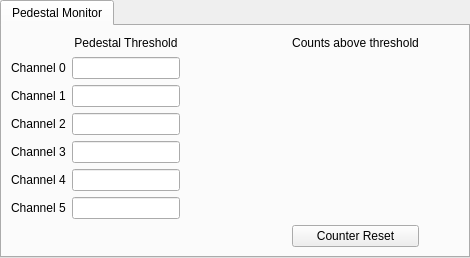
        <widget class="QTabWidget" name="tabWidget_3">
         <property name="currentIndex">
          <number>0</number>
         </property>
         <widget class="QWidget" name="tab_3">
          <attribute name="title">
           <string>Pedestal Monitor</string>
          </attribute>
          <layout class="QGridLayout" name="gridLayout_9">
           <item row="0" column="1">
            <spacer name="horizontalSpacer_3">
             <property name="orientation">
              <enum>Qt::Horizontal</enum>
             </property>
             <property name="sizeHint" stdset="0">
              <size>
               <width>40</width>
               <height>20</height>
              </size>
             </property>
            </spacer>
           </item>
           <item row="0" column="0">
            <layout class="QGridLayout" name="gridLayout_8">
             <item row="1" column="2">
              <widget class="PyDMLabel" name="PyDMLabel_64">
               <property name="minimumSize">
                <size>
                 <width>100</width>
                 <height>0</height>
                </size>
               </property>
               <property name="toolTip">
                <string/>
               </property>
               <property name="alignment">
                <set>Qt::AlignCenter</set>
               </property>
               <property name="alarmSensitiveContent" stdset="0">
                <bool>true</bool>
               </property>
               <property name="channel" stdset="0">
                <string>ca://${P}:LC${LCLS}_ANA_BLM_THR_0_RBV</string>
               </property>
              </widget>
             </item>
             <item row="2" column="3">
              <widget class="PyDMLabel" name="PyDMLabel_71">
               <property name="minimumSize">
                <size>
                 <width>100</width>
                 <height>0</height>
                </size>
               </property>
               <property name="toolTip">
                <string/>
               </property>
               <property name="alignment">
                <set>Qt::AlignCenter</set>
               </property>
               <property name="rules" stdset="0">
                <string>[{&quot;name&quot;: &quot;New Rule&quot;, &quot;property&quot;: &quot;Text&quot;, &quot;initial_value&quot;: &quot;&quot;, &quot;expression&quot;: &quot;'0x{:X}'.format(ch[0] if ch[0]&gt;=0 else ch[0]+2**32)&quot;, &quot;channels&quot;: [{&quot;channel&quot;: &quot;ca://${P}:ANA_OVERTHR_CNT_1&quot;, &quot;trigger&quot;: true, &quot;use_enum&quot;: true}]}]</string>
               </property>
               <property name="precision" stdset="0">
                <number>0</number>
               </property>
               <property name="showUnits" stdset="0">
                <bool>false</bool>
               </property>
               <property name="precisionFromPV" stdset="0">
                <bool>true</bool>
               </property>
               <property name="alarmSensitiveContent" stdset="0">
                <bool>true</bool>
               </property>
               <property name="alarmSensitiveBorder" stdset="0">
                <bool>true</bool>
               </property>
               <property name="PyDMToolTip" stdset="0">
                <string/>
               </property>
               <property name="channel" stdset="0">
                <string/>
               </property>
              </widget>
             </item>
             <item row="6" column="0">
              <widget class="QLabel" name="label_30">
               <property name="text">
                <string>Channel 5</string>
               </property>
              </widget>
             </item>
             <item row="3" column="0">
              <widget class="QLabel" name="label_27">
               <property name="text">
                <string>Channel 2</string>
               </property>
              </widget>
             </item>
             <item row="1" column="0">
              <widget class="QLabel" name="label_25">
               <property name="text">
                <string>Channel 0</string>
               </property>
              </widget>
             </item>
             <item row="5" column="2">
              <widget class="PyDMLabel" name="PyDMLabel_69">
               <property name="minimumSize">
                <size>
                 <width>100</width>
                 <height>0</height>
                </size>
               </property>
               <property name="toolTip">
                <string/>
               </property>
               <property name="alignment">
                <set>Qt::AlignCenter</set>
               </property>
               <property name="precision" stdset="0">
                <number>0</number>
               </property>
               <property name="showUnits" stdset="0">
                <bool>false</bool>
               </property>
               <property name="precisionFromPV" stdset="0">
                <bool>true</bool>
               </property>
               <property name="alarmSensitiveContent" stdset="0">
                <bool>true</bool>
               </property>
               <property name="alarmSensitiveBorder" stdset="0">
                <bool>true</bool>
               </property>
               <property name="PyDMToolTip" stdset="0">
                <string/>
               </property>
               <property name="channel" stdset="0">
                <string>ca://${P}:LC${LCLS}_ANA_BLM_THR_4_RBV</string>
               </property>
              </widget>
             </item>
             <item row="2" column="0">
              <widget class="QLabel" name="label_26">
               <property name="text">
                <string>Channel 1</string>
               </property>
              </widget>
             </item>
             <item row="4" column="2">
              <widget class="PyDMLabel" name="PyDMLabel_68">
               <property name="minimumSize">
                <size>
                 <width>100</width>
                 <height>0</height>
                </size>
               </property>
               <property name="toolTip">
                <string/>
               </property>
               <property name="alignment">
                <set>Qt::AlignCenter</set>
               </property>
               <property name="precision" stdset="0">
                <number>0</number>
               </property>
               <property name="showUnits" stdset="0">
                <bool>false</bool>
               </property>
               <property name="precisionFromPV" stdset="0">
                <bool>true</bool>
               </property>
               <property name="alarmSensitiveContent" stdset="0">
                <bool>true</bool>
               </property>
               <property name="alarmSensitiveBorder" stdset="0">
                <bool>true</bool>
               </property>
               <property name="PyDMToolTip" stdset="0">
                <string/>
               </property>
               <property name="channel" stdset="0">
                <string>ca://${P}:LC${LCLS}_ANA_BLM_THR_3_RBV</string>
               </property>
              </widget>
             </item>
             <item row="3" column="3">
              <widget class="PyDMLabel" name="PyDMLabel_72">
               <property name="minimumSize">
                <size>
                 <width>100</width>
                 <height>0</height>
                </size>
               </property>
               <property name="toolTip">
                <string/>
               </property>
               <property name="alignment">
                <set>Qt::AlignCenter</set>
               </property>
               <property name="rules" stdset="0">
                <string>[{&quot;name&quot;: &quot;New Rule&quot;, &quot;property&quot;: &quot;Text&quot;, &quot;initial_value&quot;: &quot;&quot;, &quot;expression&quot;: &quot;'0x{:X}'.format(ch[0] if ch[0]&gt;=0 else ch[0]+2**32)&quot;, &quot;channels&quot;: [{&quot;channel&quot;: &quot;ca://${P}:ANA_OVERTHR_CNT_2&quot;, &quot;trigger&quot;: true, &quot;use_enum&quot;: true}]}]</string>
               </property>
               <property name="precision" stdset="0">
                <number>0</number>
               </property>
               <property name="showUnits" stdset="0">
                <bool>false</bool>
               </property>
               <property name="precisionFromPV" stdset="0">
                <bool>true</bool>
               </property>
               <property name="alarmSensitiveContent" stdset="0">
                <bool>true</bool>
               </property>
               <property name="alarmSensitiveBorder" stdset="0">
                <bool>true</bool>
               </property>
               <property name="PyDMToolTip" stdset="0">
                <string/>
               </property>
               <property name="channel" stdset="0">
                <string/>
               </property>
              </widget>
             </item>
             <item row="5" column="3">
              <widget class="PyDMLabel" name="PyDMLabel_74">
               <property name="minimumSize">
                <size>
                 <width>100</width>
                 <height>0</height>
                </size>
               </property>
               <property name="toolTip">
                <string/>
               </property>
               <property name="alignment">
                <set>Qt::AlignCenter</set>
               </property>
               <property name="rules" stdset="0">
                <string>[{&quot;name&quot;: &quot;New Rule&quot;, &quot;property&quot;: &quot;Text&quot;, &quot;initial_value&quot;: &quot;&quot;, &quot;expression&quot;: &quot;'0x{:X}'.format(ch[0] if ch[0]&gt;=0 else ch[0]+2**32)&quot;, &quot;channels&quot;: [{&quot;channel&quot;: &quot;ca://${P}:ANA_OVERTHR_CNT_4&quot;, &quot;trigger&quot;: true, &quot;use_enum&quot;: true}]}]</string>
               </property>
               <property name="precision" stdset="0">
                <number>0</number>
               </property>
               <property name="showUnits" stdset="0">
                <bool>false</bool>
               </property>
               <property name="precisionFromPV" stdset="0">
                <bool>true</bool>
               </property>
               <property name="alarmSensitiveContent" stdset="0">
                <bool>true</bool>
               </property>
               <property name="alarmSensitiveBorder" stdset="0">
                <bool>true</bool>
               </property>
               <property name="PyDMToolTip" stdset="0">
                <string/>
               </property>
               <property name="channel" stdset="0">
                <string/>
               </property>
              </widget>
             </item>
             <item row="6" column="3">
              <widget class="PyDMLabel" name="PyDMLabel_75">
               <property name="minimumSize">
                <size>
                 <width>100</width>
                 <height>0</height>
                </size>
               </property>
               <property name="toolTip">
                <string/>
               </property>
               <property name="alignment">
                <set>Qt::AlignCenter</set>
               </property>
               <property name="rules" stdset="0">
                <string>[{&quot;name&quot;: &quot;New Rule&quot;, &quot;property&quot;: &quot;Text&quot;, &quot;initial_value&quot;: &quot;&quot;, &quot;expression&quot;: &quot;'0x{:X}'.format(ch[0] if ch[0]&gt;=0 else ch[0]+2**32)&quot;, &quot;channels&quot;: [{&quot;channel&quot;: &quot;ca://${P}:ANA_OVERTHR_CNT_5&quot;, &quot;trigger&quot;: true, &quot;use_enum&quot;: true}]}]</string>
               </property>
               <property name="precision" stdset="0">
                <number>0</number>
               </property>
               <property name="showUnits" stdset="0">
                <bool>false</bool>
               </property>
               <property name="precisionFromPV" stdset="0">
                <bool>true</bool>
               </property>
               <property name="alarmSensitiveContent" stdset="0">
                <bool>true</bool>
               </property>
               <property name="alarmSensitiveBorder" stdset="0">
                <bool>true</bool>
               </property>
               <property name="PyDMToolTip" stdset="0">
                <string/>
               </property>
               <property name="channel" stdset="0">
                <string/>
               </property>
              </widget>
             </item>
             <item row="6" column="1">
              <widget class="PyDMLineEdit" name="PyDMLineEdit_60">
               <property name="maximumSize">
                <size>
                 <width>130</width>
                 <height>16777215</height>
                </size>
               </property>
               <property name="toolTip">
                <string/>
               </property>
               <property name="alignment">
                <set>Qt::AlignCenter</set>
               </property>
               <property name="precision" stdset="0">
                <number>0</number>
               </property>
               <property name="showUnits" stdset="0">
                <bool>false</bool>
               </property>
               <property name="precisionFromPV" stdset="0">
                <bool>true</bool>
               </property>
               <property name="alarmSensitiveContent" stdset="0">
                <bool>false</bool>
               </property>
               <property name="alarmSensitiveBorder" stdset="0">
                <bool>true</bool>
               </property>
               <property name="PyDMToolTip" stdset="0">
                <string/>
               </property>
               <property name="channel" stdset="0">
                <string>ca://${P}:LC${LCLS}_ANA_BLM_THR_5</string>
               </property>
              </widget>
             </item>
             <item row="3" column="1">
              <widget class="PyDMLineEdit" name="PyDMLineEdit_57">
               <property name="maximumSize">
                <size>
                 <width>130</width>
                 <height>16777215</height>
                </size>
               </property>
               <property name="toolTip">
                <string/>
               </property>
               <property name="alignment">
                <set>Qt::AlignCenter</set>
               </property>
               <property name="precision" stdset="0">
                <number>0</number>
               </property>
               <property name="showUnits" stdset="0">
                <bool>false</bool>
               </property>
               <property name="precisionFromPV" stdset="0">
                <bool>true</bool>
               </property>
               <property name="alarmSensitiveContent" stdset="0">
                <bool>false</bool>
               </property>
               <property name="alarmSensitiveBorder" stdset="0">
                <bool>true</bool>
               </property>
               <property name="PyDMToolTip" stdset="0">
                <string/>
               </property>
               <property name="channel" stdset="0">
                <string>ca://${P}:LC${LCLS}_ANA_BLM_THR_2</string>
               </property>
              </widget>
             </item>
             <item row="2" column="1">
              <widget class="PyDMLineEdit" name="PyDMLineEdit_56">
               <property name="maximumSize">
                <size>
                 <width>130</width>
                 <height>16777215</height>
                </size>
               </property>
               <property name="toolTip">
                <string/>
               </property>
               <property name="alignment">
                <set>Qt::AlignCenter</set>
               </property>
               <property name="precision" stdset="0">
                <number>0</number>
               </property>
               <property name="showUnits" stdset="0">
                <bool>false</bool>
               </property>
               <property name="precisionFromPV" stdset="0">
                <bool>true</bool>
               </property>
               <property name="alarmSensitiveContent" stdset="0">
                <bool>false</bool>
               </property>
               <property name="alarmSensitiveBorder" stdset="0">
                <bool>true</bool>
               </property>
               <property name="PyDMToolTip" stdset="0">
                <string/>
               </property>
               <property name="channel" stdset="0">
                <string>ca://${P}:LC${LCLS}_ANA_BLM_THR_1</string>
               </property>
              </widget>
             </item>
             <item row="5" column="1">
              <widget class="PyDMLineEdit" name="PyDMLineEdit_59">
               <property name="maximumSize">
                <size>
                 <width>130</width>
                 <height>16777215</height>
                </size>
               </property>
               <property name="toolTip">
                <string/>
               </property>
               <property name="alignment">
                <set>Qt::AlignCenter</set>
               </property>
               <property name="precision" stdset="0">
                <number>0</number>
               </property>
               <property name="showUnits" stdset="0">
                <bool>false</bool>
               </property>
               <property name="precisionFromPV" stdset="0">
                <bool>true</bool>
               </property>
               <property name="alarmSensitiveContent" stdset="0">
                <bool>false</bool>
               </property>
               <property name="alarmSensitiveBorder" stdset="0">
                <bool>true</bool>
               </property>
               <property name="PyDMToolTip" stdset="0">
                <string/>
               </property>
               <property name="channel" stdset="0">
                <string>ca://${P}:LC${LCLS}_ANA_BLM_THR_4</string>
               </property>
              </widget>
             </item>
             <item row="6" column="2">
              <widget class="PyDMLabel" name="PyDMLabel_70">
               <property name="minimumSize">
                <size>
                 <width>100</width>
                 <height>0</height>
                </size>
               </property>
               <property name="toolTip">
                <string/>
               </property>
               <property name="alignment">
                <set>Qt::AlignCenter</set>
               </property>
               <property name="precision" stdset="0">
                <number>0</number>
               </property>
               <property name="showUnits" stdset="0">
                <bool>false</bool>
               </property>
               <property name="precisionFromPV" stdset="0">
                <bool>true</bool>
               </property>
               <property name="alarmSensitiveContent" stdset="0">
                <bool>true</bool>
               </property>
               <property name="alarmSensitiveBorder" stdset="0">
                <bool>true</bool>
               </property>
               <property name="PyDMToolTip" stdset="0">
                <string/>
               </property>
               <property name="channel" stdset="0">
                <string>ca://${P}:LC${LCLS}_ANA_BLM_THR_5_RBV</string>
               </property>
              </widget>
             </item>
             <item row="0" column="3">
              <widget class="QLabel" name="label_32">
               <property name="text">
                <string>Counts above threshold</string>
               </property>
               <property name="alignment">
                <set>Qt::AlignCenter</set>
               </property>
              </widget>
             </item>
             <item row="5" column="0">
              <widget class="QLabel" name="label_29">
               <property name="text">
                <string>Channel 4</string>
               </property>
              </widget>
             </item>
             <item row="0" column="1">
              <widget class="QLabel" name="label_31">
               <property name="text">
                <string>Pedestal Threshold</string>
               </property>
               <property name="alignment">
                <set>Qt::AlignCenter</set>
               </property>
              </widget>
             </item>
             <item row="4" column="1">
              <widget class="PyDMLineEdit" name="PyDMLineEdit_58">
               <property name="maximumSize">
                <size>
                 <width>130</width>
                 <height>16777215</height>
                </size>
               </property>
               <property name="toolTip">
                <string/>
               </property>
               <property name="alignment">
                <set>Qt::AlignCenter</set>
               </property>
               <property name="precision" stdset="0">
                <number>0</number>
               </property>
               <property name="showUnits" stdset="0">
                <bool>false</bool>
               </property>
               <property name="precisionFromPV" stdset="0">
                <bool>true</bool>
               </property>
               <property name="alarmSensitiveContent" stdset="0">
                <bool>false</bool>
               </property>
               <property name="alarmSensitiveBorder" stdset="0">
                <bool>true</bool>
               </property>
               <property name="PyDMToolTip" stdset="0">
                <string/>
               </property>
               <property name="channel" stdset="0">
                <string>ca://${P}:LC${LCLS}_ANA_BLM_THR_3</string>
               </property>
              </widget>
             </item>
             <item row="2" column="2">
              <widget class="PyDMLabel" name="PyDMLabel_66">
               <property name="minimumSize">
                <size>
                 <width>100</width>
                 <height>0</height>
                </size>
               </property>
               <property name="toolTip">
                <string/>
               </property>
               <property name="alignment">
                <set>Qt::AlignCenter</set>
               </property>
               <property name="precision" stdset="0">
                <number>0</number>
               </property>
               <property name="showUnits" stdset="0">
                <bool>false</bool>
               </property>
               <property name="precisionFromPV" stdset="0">
                <bool>true</bool>
               </property>
               <property name="alarmSensitiveContent" stdset="0">
                <bool>true</bool>
               </property>
               <property name="alarmSensitiveBorder" stdset="0">
                <bool>true</bool>
               </property>
               <property name="PyDMToolTip" stdset="0">
                <string/>
               </property>
               <property name="channel" stdset="0">
                <string>ca://${P}:LC${LCLS}_ANA_BLM_THR_1_RBV</string>
               </property>
              </widget>
             </item>
             <item row="4" column="0">
              <widget class="QLabel" name="label_28">
               <property name="text">
                <string>Channel 3</string>
               </property>
              </widget>
             </item>
             <item row="1" column="3">
              <widget class="PyDMLabel" name="PyDMLabel_65">
               <property name="minimumSize">
                <size>
                 <width>100</width>
                 <height>0</height>
                </size>
               </property>
               <property name="toolTip">
                <string/>
               </property>
               <property name="alignment">
                <set>Qt::AlignCenter</set>
               </property>
               <property name="rules" stdset="0">
                <string>[{&quot;name&quot;: &quot;New Rule&quot;, &quot;property&quot;: &quot;Text&quot;, &quot;initial_value&quot;: &quot;&quot;, &quot;expression&quot;: &quot;'0x{:X}'.format(ch[0] if ch[0]&gt;=0 else ch[0]+2**32)&quot;, &quot;channels&quot;: [{&quot;channel&quot;: &quot;ca://${P}:ANA_OVERTHR_CNT_0&quot;, &quot;trigger&quot;: true, &quot;use_enum&quot;: true}]}]</string>
               </property>
               <property name="precision" stdset="0">
                <number>0</number>
               </property>
               <property name="showUnits" stdset="0">
                <bool>false</bool>
               </property>
               <property name="precisionFromPV" stdset="0">
                <bool>true</bool>
               </property>
               <property name="alarmSensitiveContent" stdset="0">
                <bool>true</bool>
               </property>
               <property name="alarmSensitiveBorder" stdset="0">
                <bool>true</bool>
               </property>
               <property name="PyDMToolTip" stdset="0">
                <string/>
               </property>
               <property name="channel" stdset="0">
                <string/>
               </property>
              </widget>
             </item>
             <item row="1" column="1">
              <widget class="PyDMLineEdit" name="PyDMLineEdit_55">
               <property name="maximumSize">
                <size>
                 <width>130</width>
                 <height>16777215</height>
                </size>
               </property>
               <property name="toolTip">
                <string/>
               </property>
               <property name="alignment">
                <set>Qt::AlignCenter</set>
               </property>
               <property name="channel" stdset="0">
                <string>ca://${P}:LC${LCLS}_ANA_BLM_THR_0</string>
               </property>
              </widget>
             </item>
             <item row="3" column="2">
              <widget class="PyDMLabel" name="PyDMLabel_67">
               <property name="minimumSize">
                <size>
                 <width>100</width>
                 <height>0</height>
                </size>
               </property>
               <property name="toolTip">
                <string/>
               </property>
               <property name="alignment">
                <set>Qt::AlignCenter</set>
               </property>
               <property name="precision" stdset="0">
                <number>0</number>
               </property>
               <property name="showUnits" stdset="0">
                <bool>false</bool>
               </property>
               <property name="precisionFromPV" stdset="0">
                <bool>true</bool>
               </property>
               <property name="alarmSensitiveContent" stdset="0">
                <bool>true</bool>
               </property>
               <property name="alarmSensitiveBorder" stdset="0">
                <bool>true</bool>
               </property>
               <property name="PyDMToolTip" stdset="0">
                <string/>
               </property>
               <property name="channel" stdset="0">
                <string>ca://${P}:LC${LCLS}_ANA_BLM_THR_2_RBV</string>
               </property>
              </widget>
             </item>
             <item row="4" column="3">
              <widget class="PyDMLabel" name="PyDMLabel_73">
               <property name="minimumSize">
                <size>
                 <width>100</width>
                 <height>0</height>
                </size>
               </property>
               <property name="toolTip">
                <string/>
               </property>
               <property name="alignment">
                <set>Qt::AlignCenter</set>
               </property>
               <property name="rules" stdset="0">
                <string>[{&quot;name&quot;: &quot;New Rule&quot;, &quot;property&quot;: &quot;Text&quot;, &quot;initial_value&quot;: &quot;&quot;, &quot;expression&quot;: &quot;'0x{:X}'.format(ch[0] if ch[0]&gt;=0 else ch[0]+2**32)&quot;, &quot;channels&quot;: [{&quot;channel&quot;: &quot;ca://${P}:ANA_OVERTHR_CNT_3&quot;, &quot;trigger&quot;: true, &quot;use_enum&quot;: true}]}]</string>
               </property>
               <property name="precision" stdset="0">
                <number>0</number>
               </property>
               <property name="showUnits" stdset="0">
                <bool>false</bool>
               </property>
               <property name="precisionFromPV" stdset="0">
                <bool>true</bool>
               </property>
               <property name="alarmSensitiveContent" stdset="0">
                <bool>true</bool>
               </property>
               <property name="alarmSensitiveBorder" stdset="0">
                <bool>true</bool>
               </property>
               <property name="PyDMToolTip" stdset="0">
                <string/>
               </property>
               <property name="channel" stdset="0">
                <string/>
               </property>
              </widget>
             </item>
             <item row="7" column="3">
              <widget class="PyDMPushButton" name="PyDMPushButton">
               <property name="toolTip">
                <string/>
               </property>
               <property name="text">
                <string>Counter Reset</string>
               </property>
               <property name="channel" stdset="0">
                <string>ca://${P}:ANA_OVERTHR_CNTRST</string>
               </property>
               <property name="pressValue" stdset="0">
                <string>1</string>
               </property>
               <property name="releaseValue" stdset="0">
                <string>0</string>
               </property>
              </widget>
             </item>
            </layout>
           </item>
          </layout>
         </widget>
        </widget>
